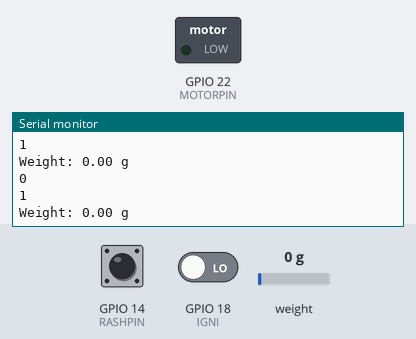
Bench run of a sketch on a simulated ESP32. On the bench: switched loads named in the sketch (green lamp = pin HIGH), the last lines printed to the serial monitor. The test bench sets the inputs (shaded band); at power-on: GPIO 18 (IGNI) LOW, weight on the scale 0 g, GPIO 14 (RASHPIN) HIGH.

Above: at 4.3 s.
4.4 s: GPIO 18 (IGNI) driven HIGH
6.0 s: weight on the scale set to 189 g
At 6.06 s:
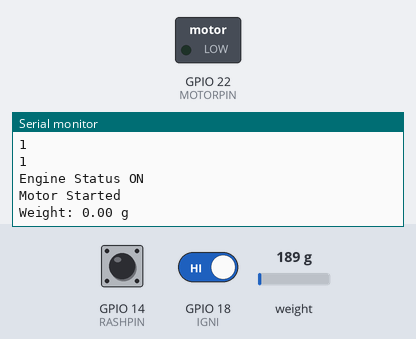
7.5 s: weight on the scale set to 219 g
At 7.68 s:
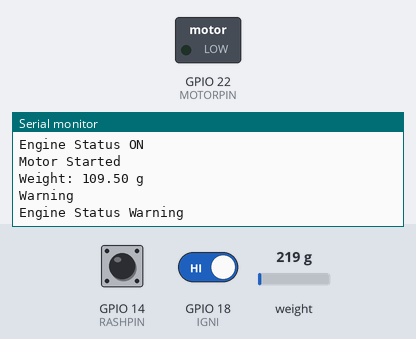
Timing chart, 0 to 10.5 s (numbered marks = the images above; inputs shaded):
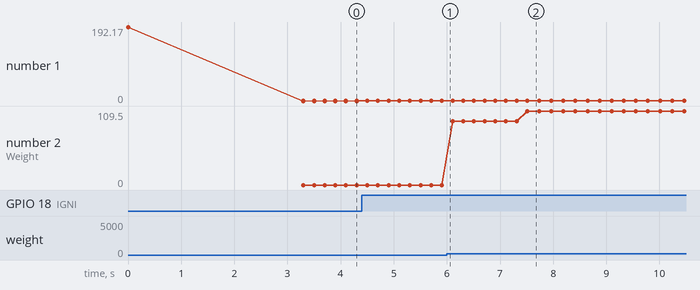

The sketch:

weight_read1.ino
```cpp
#include <WiFi.h>
#include <WiFiClient.h>
#include <WebServer.h>

#include "HX711.h"

HX711 scale;
float oldWeight = 0.0;
float totalweight;
int IGNI = 18;
int RASHPIN = 14;

bool igniFlag = LOW;
int MOTORPIN = 22;


WebServer server (80);
/* Put your SSID & Password */
const char* ssid = "OVERLOAD MONITORING SYSTEM";  // Enter SSID here
const char* password = "12345678";  //Enter Password here

/* Put IP Address details */
IPAddress local_ip(192,168,43,1);
IPAddress gateway(192,168,43,1);
IPAddress subnet(255,255,255,0);

bool  engineStatus = LOW;
String warningMessage = "System Ready";

void setup() {
  Serial.begin(9600);

  WiFi.mode(WIFI_AP);
  WiFi.softAPConfig(local_ip, gateway, subnet);
  WiFi.softAP(ssid, password);
  Serial.println(WiFi.softAPIP());
  delay(100);

  scale.begin(4, 5); // SDT pin = 4, SCK pin = 5
  //scale.set_scale(2280.f); // set the calibration factor (change this value to match your load cell)
  scale.set_scale(125.1); // set the calibration factor (change this value to match your load cell)
  scale.tare();
  delay(1000);
  Serial.println("Keep Weight ");

  digitalWrite(IGNI,LOW);
  digitalWrite(RASHPIN,LOW);
  pinMode(MOTORPIN,INPUT);

  server.on("/", handle_OnConnect);

  server.begin();
  Serial.println("HTTP server started");

  delay(1000);

}

void loop() {

  // put your main code here, to run repeatedly:
  server.handleClient();

  //scale.set_scale(125.1); // set the calibration factor (change this value to match your load cell)
  //scale.tare();
  //Serial.println("Keep Weight ");
  delay(100);
  float weight = scale.get_units();

  int a = digitalRead(IGNI);
  Serial.println(a);

  int b = digitalRead(RASHPIN);
  Serial.println(b);

  if(a==1){
    igniFlag = HIGH;
    warningMessage =  "Engine Started";
    handle_Engineon();
  }

  if(b==0){
      Serial.println("Engine Stop ");
      pinMode(MOTORPIN,INPUT);
      igniFlag = LOW;
      warningMessage =  "Engine Stopped : Rash Driving";
      handle_Engineoff();
  }

  if(igniFlag){
    Serial.println("Motor Started");
    pinMode(MOTORPIN,OUTPUT);
  }

  float newWeight = 0.0;

  if(weight < 15 ) {
    oldWeight = weight;
  }

    newWeight = weight - oldWeight;
    totalweight = newWeight/2;
    Serial.print("Weight: ");
    Serial.print(totalweight);
    Serial.println(" g");

    if(totalweight > 100 && totalweight <200){
      Serial.println("Warning ");
      digitalWrite(IGNI,HIGH);
      warningMessage =  "Warning : Heavy Weight";
      handle_Enginewarning();
    }

    if(totalweight > 200){
      Serial.println("Engine Stop ");
      pinMode(MOTORPIN,INPUT);
      igniFlag = LOW;
      float moreWeight = totalweight - 200;
      String moreWeightStr = String(moreWeight);
      warningMessage =  "Engine Stopped : Weight Overload : Remove "+moreWeightStr+" g";
      handle_Engineoff();
    }
}

void handle_OnConnect() {
  engineStatus = LOW;
  Serial.println("Engine Status OFF");
  server.send(200, "text/html", SendHTML(engineStatus,warningMessage));
}

void handle_Engineon() {
  engineStatus = HIGH;
  Serial.println("Engine Status ON");
  server.send(200, "text/html", SendHTML(engineStatus,warningMessage));
}

void handle_Enginewarning() {
  engineStatus = HIGH;
  Serial.println("Engine Status Warning");
  server.send(200, "text/html", SendHTML(engineStatus,warningMessage));
}

void handle_Engineoff() {
  engineStatus = LOW;
  Serial.println("Engine Status OFF");
  server.send(200, "text/html", SendHTML(engineStatus,warningMessage));
}

String SendHTML(uint8_t EngineStat,String warnMessage){
  String ptr = "<!DOCTYPE html> <html>\n";
  ptr +="<head><meta name=\"viewport\" content=\"width=device-width, initial-scale=1.0, user-scalable=no\">\n";
  ptr +="<title>Weight Engine System</title>\n";
  ptr +="<style>html { font-family: Helvetica; display: inline-block; margin: 0px auto; text-align: center;}\n";
  ptr +="body{margin-top: 50px;} h1 {color: #444444;margin: 50px auto 30px;} h3 {color: #444444;margin-bottom: 50px;}\n";
  ptr +=".button {display: block;width: 80px;background-color: #1abc9c;border: none;color: white;padding: 13px 30px;text-decoration: none;font-size: 25px;margin: 0px auto 35px;cursor: pointer;border-radius: 4px;}\n";
  ptr +=".button-on {background-color: #1abc9c;}\n";
  ptr +=".button-on:active {background-color: #16a085;}\n";
  ptr +=".button-off {background-color: #34495e;}\n";
  ptr +=".button-off:active {background-color: #2c3e50;}\n";
  ptr +="p {font-size: 14px;color: #888;margin-bottom: 10px;}\n";
  ptr +="</style>\n";
  ptr +="<script>function autoRefresh() {  window.location = window.location.href;} setInterval('autoRefresh()', 2000); </script>\n";
  ptr +="</head>\n";
  ptr +="<body>\n";
  ptr +="<h1> VEHICLE MONITORING SYSTEM </h1>\n";

  ptr +="<h3> "+ warnMessage+" </h1>\n";

  ptr +="</body>\n";
  ptr +="</html>\n";
  return ptr;
}
```

Measured:
- the behaviour switches between 200 and 201 g on weight on the scale (found by bisection; images 1 and 2)
- after the input at 7.5 s, the serial monitor: prints a new line at once (image 2)
- plotted number 2: 0 → 94.5 after the input at 6.0 s, 94.5 → 109.5 after the input at 7.5 s
